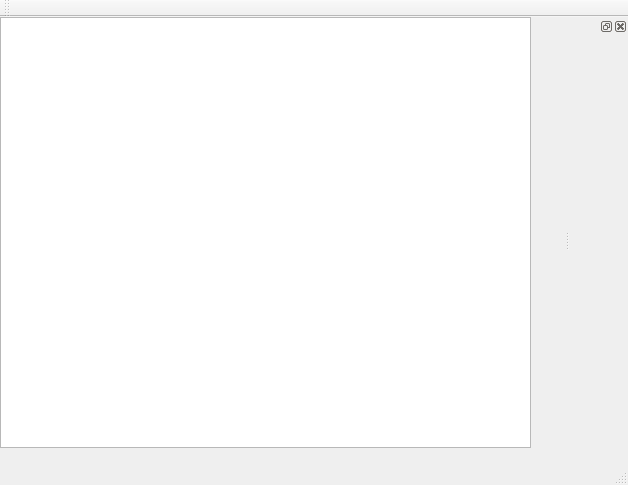
<?xml version="1.0" encoding="UTF-8"?>
<ui version="4.0">
 <class>WineCaveMainWindow</class>
 <widget class="QMainWindow" name="WineCaveMainWindow">
  <property name="geometry">
   <rect>
    <x>0</x>
    <y>0</y>
    <width>628</width>
    <height>485</height>
   </rect>
  </property>
  <property name="windowTitle">
   <string>WineCaveMainWindow</string>
  </property>
  <widget class="QWidget" name="centralWidget">
   <widget class="QGraphicsView" name="graphicsView">
    <property name="geometry">
     <rect>
      <x>0</x>
      <y>0</y>
      <width>531</width>
      <height>431</height>
     </rect>
    </property>
   </widget>
  </widget>
  <widget class="QMenuBar" name="menuBar">
   <property name="geometry">
    <rect>
     <x>0</x>
     <y>0</y>
     <width>628</width>
     <height>17</height>
    </rect>
   </property>
  </widget>
  <widget class="QToolBar" name="mainToolBar">
   <attribute name="toolBarArea">
    <enum>TopToolBarArea</enum>
   </attribute>
   <attribute name="toolBarBreak">
    <bool>false</bool>
   </attribute>
  </widget>
  <widget class="QStatusBar" name="statusBar"/>
  <widget class="QDockWidget" name="dockWidget">
   <attribute name="dockWidgetArea">
    <number>2</number>
   </attribute>
   <widget class="QWidget" name="dockWidgetContents"/>
  </widget>
 </widget>
 <layoutdefault spacing="6" margin="11"/>
 <resources/>
 <connections/>
</ui>
